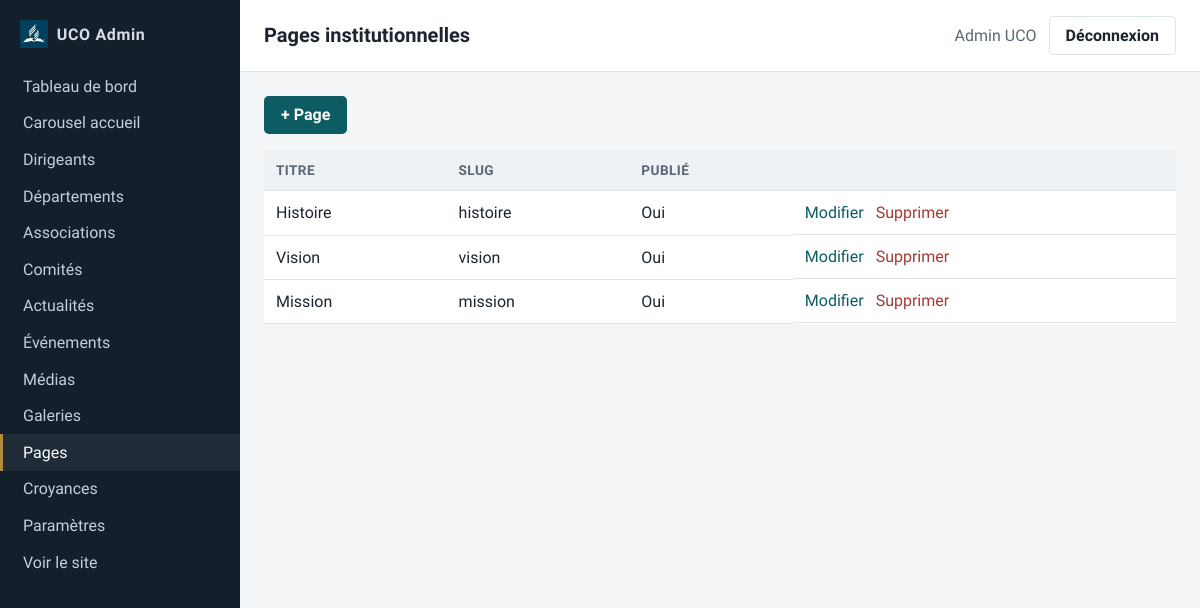
The app's page /admin/pages (signed in) with its own data.
### tables this page shows
CREATE TABLE users (
    id              INT UNSIGNED AUTO_INCREMENT PRIMARY KEY,
    role_id         TINYINT UNSIGNED NOT NULL,
    email           VARCHAR(190) NOT NULL UNIQUE,
    password_hash   VARCHAR(255) NOT NULL,       
    first_name      VARCHAR(100) NOT NULL,
    last_name       VARCHAR(100) NOT NULL,
    is_active       TINYINT(1) NOT NULL DEFAULT 1,
    last_login_at   DATETIME NULL,
    created_at      DATETIME NOT NULL DEFAULT CURRENT_TIMESTAMP,
    updated_at      DATETIME NULL ON UPDATE CURRENT_TIMESTAMP,
    CONSTRAINT fk_users_role
        FOREIGN KEY (role_id) REFERENCES roles(id)
        ON UPDATE CASCADE ON DELETE RESTRICT
);

CREATE TABLE pages (
    id          INT UNSIGNED AUTO_INCREMENT PRIMARY KEY,
    slug        VARCHAR(120) NOT NULL UNIQUE,    
    title       VARCHAR(200) NOT NULL,
    subtitle    VARCHAR(255) NULL,
    body        LONGTEXT NOT NULL,
    cover_image VARCHAR(255) NULL,
    is_published TINYINT(1) NOT NULL DEFAULT 1,
    sort_order  INT NOT NULL DEFAULT 0,
    updated_by  INT UNSIGNED NULL,
    created_at  DATETIME NOT NULL DEFAULT CURRENT_TIMESTAMP,
    updated_at  DATETIME NULL ON UPDATE CURRENT_TIMESTAMP,
    CONSTRAINT fk_pages_updated_by
        FOREIGN KEY (updated_by) REFERENCES users(id)
        ON UPDATE CASCADE ON DELETE SET NULL
);

### src/Core/View.php (called while the page is built, shortened)
<?php
final class View
{
    public static function render(string $view, array $data = [], ?string $layout = 'layouts/main'): void
    {
        extract($data, EXTR_SKIP);
        $viewFile = dirname(__DIR__, 2) . '/views/' . str_replace('.', '/', $view) . '.php';
        require $viewFile;
        $content = ob_get_clean();
        $layoutFile = dirname(__DIR__, 2) . '/views/' . str_replace('.', '/', $layout) . '.php';
        require $layoutFile;
    }
}

### src/Core/Controller.php (called while the page is built, shortened)
<?php
abstract class Controller
{
    protected function adminView(string $view, array $data = []): void
    {
        $data['authUser'] = Auth::user();
        View::render($view, $data, 'layouts/admin');
    }
}

### src/Controllers/Admin/PageAdminController.php (called while the page is built, shortened)
<?php
final class PageAdminController extends Controller
{
    public function index(Request $request): void
    {
        $this->adminView('admin/pages/index', [
            'title' => 'Pages institutionnelles',
            'pages' => Page::all('sort_order ASC'),
        ]);
    }
}

### src/Core/App.php (called while the page is built, shortened)
<?php
final class App
{
    private Router $router;
    public function __construct()
    {
        $root = dirname(__DIR__, 2);
        Database::getInstance(require $root . '/config/database.php');
        $this->router = new Router();
    }
    public function run(): void
    {
        $request = new Request();
        $this->router->dispatch($request);
    }
}

### public/index.php (called while the page is built, shortened)
<?php
try {
    $app = new App();
    $app->run();
} catch (Throwable $e) {
    http_response_code(500);
    $debug = filter_var($_ENV['APP_DEBUG'] ?? false, FILTER_VALIDATE_BOOLEAN);
    if (!headers_sent()) {
        header('Content-Type: text/html; charset=utf-8');
    }
    try {
        View::render('errors/500', [
            'title'     => 'Erreur serveur',
            'debug'     => $debug,
            'exception' => $e,
        ], null);
    } catch (Throwable) {
        echo $debug ? htmlspecialchars($e->__toString(), ENT_QUOTES | ENT_SUBSTITUTE, 'UTF-8') : 'Une erreur est survenue.';
    }
}

### src/Core/Model.php (called while the page is built, shortened)
<?php
abstract class Model
{
    protected static string $table;
    protected static function db(): PDO
    {
        return Database::getInstance()->pdo();
    }
    public static function all(string $orderBy = 'id DESC'): array
    {
        $sql = 'SELECT * FROM ' . static::$table . ' ORDER BY ' . $orderBy;
        return static::db()->query($sql)->fetchAll();
    }
    protected static function fetchOne(string $sql, array $params = []): ?array
    {
        $stmt = static::db()->prepare($sql);
        $stmt->execute($params);
        $row = $stmt->fetch();
        return $row ?: null;
    }
}

### src/Helpers/functions.php (called while the page is built, shortened)
<?php
function e(?string $value): string
{
    return htmlspecialchars((string) $value, ENT_QUOTES | ENT_SUBSTITUTE, 'UTF-8');
}
function asset(string $path): string
{
    return '/assets/' . ltrim($path, '/');
}
function is_active_path(string $path, bool $exact = false): bool
{
    $current = parse_url($_SERVER['REQUEST_URI'] ?? '/', PHP_URL_PATH) ?: '/';
    if ($path === '/' || $exact) {
        return $current === $path;
    }
    return str_starts_with($current, $path);
}

### src/Core/Request.php (called while the page is built, shortened)
<?php
final class Request
{
    public function method(): string
    {
        return strtoupper($_SERVER['REQUEST_METHOD'] ?? 'GET');
    }
}

### src/Core/Database.php (called while the page is built, shortened)
<?php
final class Database
{
    private static ?Database $instance = null;
    private PDO $pdo;
    private function __construct(array $config)
    {
        $dsn = sprintf(
            'mysql:host=%s;port=%d;dbname=%s;charset=%s',
            $config['host'],
            $config['port'],
            $config['dbname'],
            $config['charset']
        );
        try {
            $this->pdo = new PDO($dsn, $config['user'], $config['pass'], [
                PDO::ATTR_ERRMODE            => PDO::ERRMODE_EXCEPTION,
                PDO::ATTR_DEFAULT_FETCH_MODE => PDO::FETCH_ASSOC,
                PDO::ATTR_EMULATE_PREPARES   => false,
            ]);
        } catch (PDOException $e) {
            throw new RuntimeException('Connexion à la base de données impossible : ' . $e->getMessage(), 0, $e);
        }
    }
    public static function getInstance(?array $config = null): self
    {
        if (self::$instance === null) {
            self::$instance = new self($config);
        }
        return self::$instance;
    }
    public function pdo(): PDO
    {
        return $this->pdo;
    }
}

### src/Models/User.php (called while the page is built, shortened)
<?php
final class User extends Model
{
    public static function find(int $id): ?array
    {
        return static::fetchOne(
            'SELECT u.*, r.code AS role_code, r.label AS role_label
             FROM users u
             JOIN roles r ON r.id = u.role_id
             WHERE u.id = :id LIMIT 1',
            ['id' => $id]
        );
    }
}

### src/Core/Auth.php (called while the page is built, shortened)
<?php
final class Auth
{
    public static function id(): ?int
    {
        $id = Session::get(self::USER_KEY);
        return $id !== null ? (int) $id : null;
    }
    public static function user(): ?array
    {
        $id = self::id();
        return $id ? User::find($id) : null;
    }
}

### src/Core/Session.php (called while the page is built, shortened)
<?php
final class Session
{
    public static function get(string $key, mixed $default = null): mixed
    {
        return $_SESSION[$key] ?? $default;
    }
}

### views/admin/pages/index.php (the view, shortened to what this page needs)
<div class="toolbar">
    <a class="btn btn-primary" href="/admin/pages/create">+ Page</a>
</div>
<table class="admin-table">
    <thead><tr><th>Titre</th><th>Slug</th><th>Publié</th><th></th></tr></thead>
    <tbody>
    <?php foreach ($pages as $page): ?>
        <tr>
            <td><?= e($page['title']) ?></td>
            <td><?= e($page['slug']) ?></td>
            <td><?= !empty($page['is_published']) ? 'Oui' : 'Non' ?></td>
            <td class="actions">
                <a href="/admin/pages/<?= (int) $page['id'] ?>/edit">Modifier</a>
                <form method="post" action="/admin/pages/<?= (int) $page['id'] ?>/delete" onsubmit="return confirm('Supprimer cette page ?');">
                    <button type="submit" class="link-danger">Supprimer</button>
                </form>
            </td>
        </tr>
    <?php endforeach; ?>
    </tbody>
</table>

### src/Core/Router.php (shortened to what this page needs)
<?php
final class Router
{
    private array $routes = [];
    private function add(string $method, string $path, array $handler): void
    {
        $path = rtrim($path, '/') ?: '/';
        $this->routes[$method][$path] = $handler;
    }
    public function dispatch(Request $request): void
    {
        $method = $request->method();
        $path = $request->path();
        foreach ($this->routes[$method] ?? [] as $route => $handler) {
            $pattern = preg_replace('#\{([a-zA-Z_]+)\}#', '(?P<$1>[^/]+)', $route);
            $pattern = '#^' . $pattern . '$#';
            if (!preg_match($pattern, $path, $matches)) {
                continue;
            }
            $params = array_filter($matches, 'is_string', ARRAY_FILTER_USE_KEY);
            [$class, $action] = $handler;
            $controller = new $class();
            $controller->$action($request, ...array_values($params));
            return;
        }
    }
}

### views/layouts/admin.php (shortened to what this page needs)
<!DOCTYPE html>
<html lang="fr">
<head>
    <link rel="stylesheet" href="<?= asset('css/admin.css') ?>">
</head>
<body class="admin-body">
<aside class="admin-sidebar">
    <div class="admin-brand">
        UCO Admin
    </div>
    <nav>
        <a href="/admin" class="<?= is_active_path('/admin', true) ? 'is-active' : '' ?>">Tableau de bord</a>
        <a href="/admin/carousel" class="<?= is_active_path('/admin/carousel') ? 'is-active' : '' ?>">Carousel accueil</a>
        <a href="/admin/leaders" class="<?= is_active_path('/admin/leaders') ? 'is-active' : '' ?>">Dirigeants</a>
        <a href="/admin/departments" class="<?= is_active_path('/admin/departments') ? 'is-active' : '' ?>">Départements</a>
        <a href="/admin/associations" class="<?= is_active_path('/admin/associations') ? 'is-active' : '' ?>">Associations</a>
        <a href="/admin/committees" class="<?= is_active_path('/admin/committees') ? 'is-active' : '' ?>">Comités</a>
        <a href="/admin/posts" class="<?= is_active_path('/admin/posts') ? 'is-active' : '' ?>">Actualités</a>
        <a href="/admin/events" class="<?= is_active_path('/admin/events') ? 'is-active' : '' ?>">Événements</a>
        <a href="/admin/media" class="<?= is_active_path('/admin/media') ? 'is-active' : '' ?>">Médias</a>
        <a href="/admin/galleries" class="<?= is_active_path('/admin/galleries') ? 'is-active' : '' ?>">Galeries</a>
        <a href="/admin/pages" class="<?= is_active_path('/admin/pages') ? 'is-active' : '' ?>">Pages</a>
        <a href="/admin/beliefs" class="<?= is_active_path('/admin/beliefs') ? 'is-active' : '' ?>">Croyances</a>
        <a href="/admin/settings" class="<?= is_active_path('/admin/settings') ? 'is-active' : '' ?>">Paramètres</a>
        <a href="/" target="_blank">Voir le site</a>
    </nav>
</aside>
<div class="admin-main">
    <header class="admin-topbar">
        <h1><?= e($title ?? '') ?></h1>
        <div class="admin-user">
            <span><?= e(($authUser['first_name'] ?? '') . ' ' . ($authUser['last_name'] ?? '')) ?></span>
            <form method="post" action="/admin/logout" class="inline">
                <button type="submit" class="btn btn-ghost">Déconnexion</button>
            </form>
        </div>
    </header>
    <div class="admin-content">
        <?= $content ?>
    </div>
</div>
</body>
</html>

### public/assets/css/admin.css (style rules this page uses)
:root { --bg: #f3f5f7; --panel: #fff; --ink: #1c2430; --muted: #5b6775; --line: #dde3ea; --accent: #0d5c63; --danger: #a33b32; --font: "Source Sans 3", system-ui, sans-serif; }
* { box-sizing: border-box; }
body { margin: 0; font-family: var(--font); color: var(--ink); background: var(--bg); }
a { color: var(--accent); text-decoration: none; }
.admin-body { display: grid; grid-template-columns: 240px 1fr; min-height: 100vh; }
.admin-sidebar { background: #13202b; color: #d7dee6; padding: 1.25rem 0; }
.admin-brand { padding: 0 1.25rem 1.25rem; font-weight: 700; letter-spacing: .04em; display: flex; align-items: center; gap: .55rem; }
.admin-sidebar nav { display: grid; }
.admin-sidebar a { color: #c5ced8; padding: .55rem 1.25rem; border-left: 3px solid transparent; }
.admin-sidebar a:hover, .admin-sidebar a.is-active { background: rgba(255,255,255,.05); color: #fff; border-left-color: #b08d3e; }
.admin-main { display: flex; flex-direction: column; min-width: 0; }
.admin-topbar { display: flex; justify-content: space-between; align-items: center; gap: 1rem; flex-wrap: wrap; padding: 1rem 1.5rem; background: var(--panel); border-bottom: 1px solid var(--line); }
.admin-topbar h1 { margin: 0; font-size: 1.25rem; }
.admin-user { display: flex; align-items: center; gap: .75rem; color: var(--muted); }
.admin-content { padding: 1.5rem; max-width: 100%; overflow-x: auto; -webkit-overflow-scrolling: touch; }
.btn { display: inline-flex; align-items: center; justify-content: center; padding: .55rem 1rem; border-radius: .3rem; border: 1px solid transparent; background: var(--accent); color: #fff; font: inherit; font-weight: 600; cursor: pointer; }
.btn-ghost { background: transparent; border-color: var(--line); color: var(--ink); }
.btn-primary { background: var(--accent); color: #fff; }
.toolbar { margin-bottom: 1rem; }
.admin-table { width: 100%; border-collapse: collapse; background: var(--panel); }
.admin-table th, .admin-table td { text-align: left; padding: .75rem; border-bottom: 1px solid var(--line); vertical-align: top; }
.admin-table th { background: #eef2f5; font-size: .85rem; text-transform: uppercase; letter-spacing: .03em; color: var(--muted); }
.actions { display: flex; gap: .75rem; align-items: center; flex-wrap: wrap; }
.actions form, .inline { display: inline; }
.link-danger, button.link-danger { background: none; border: none; color: var(--danger); cursor: pointer; font: inherit; padding: 0; }

### records on screen
users: first_name+last_name "Admin UCO"
pages: title "Histoire", slug "histoire", is_published "Oui"
pages: title "Vision", slug "vision", is_published "Oui"
pages: title "Mission", slug "mission", is_published "Oui"
